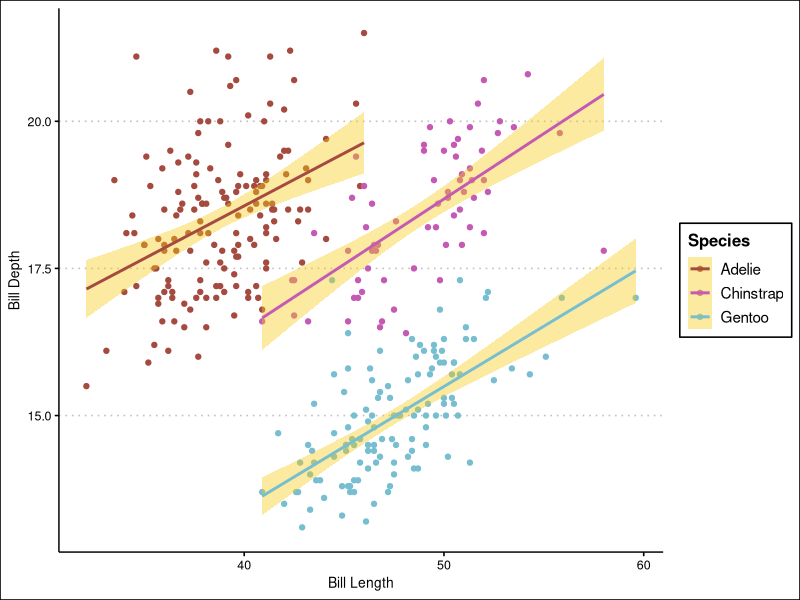
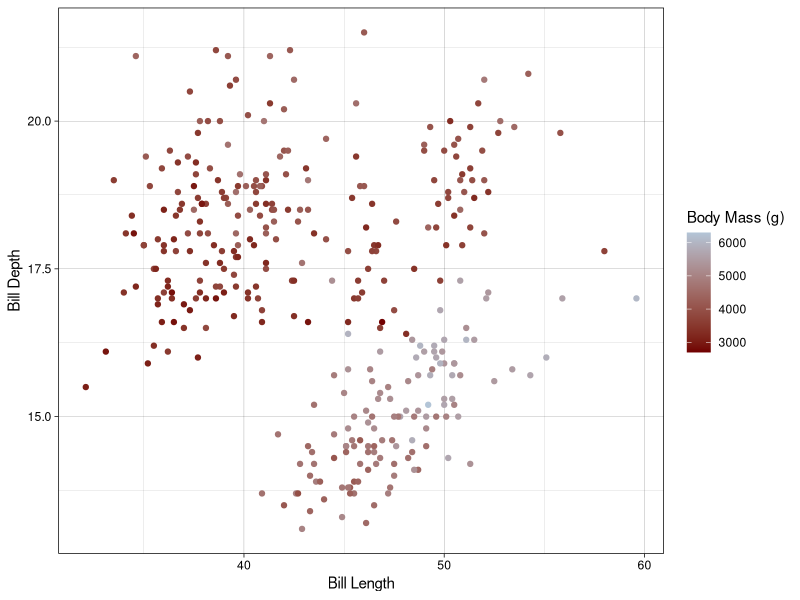
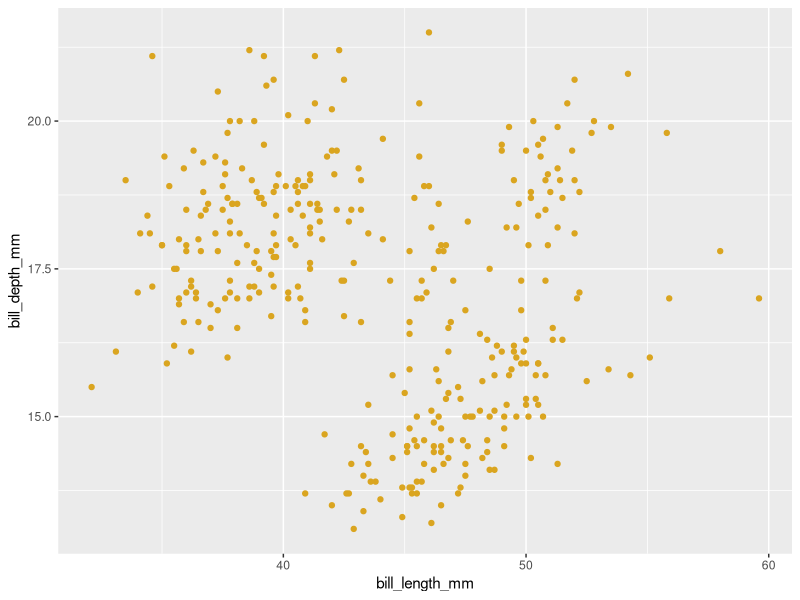
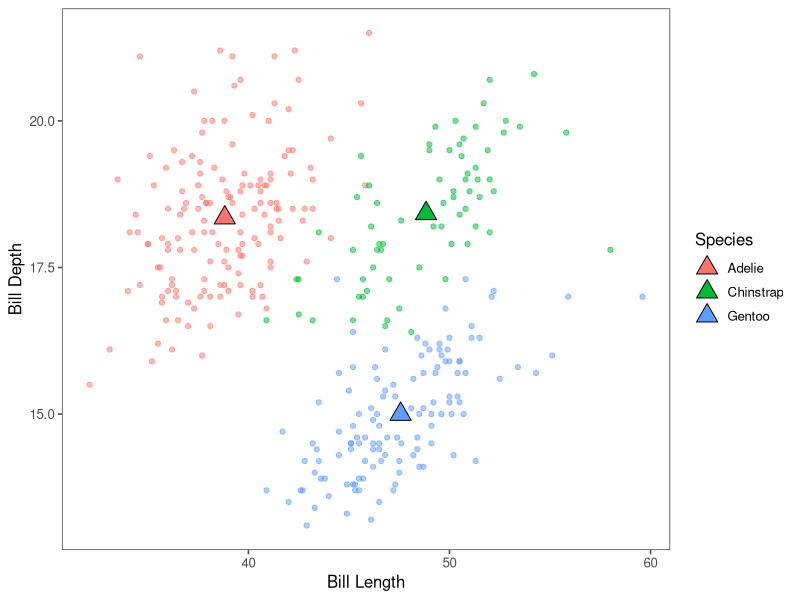
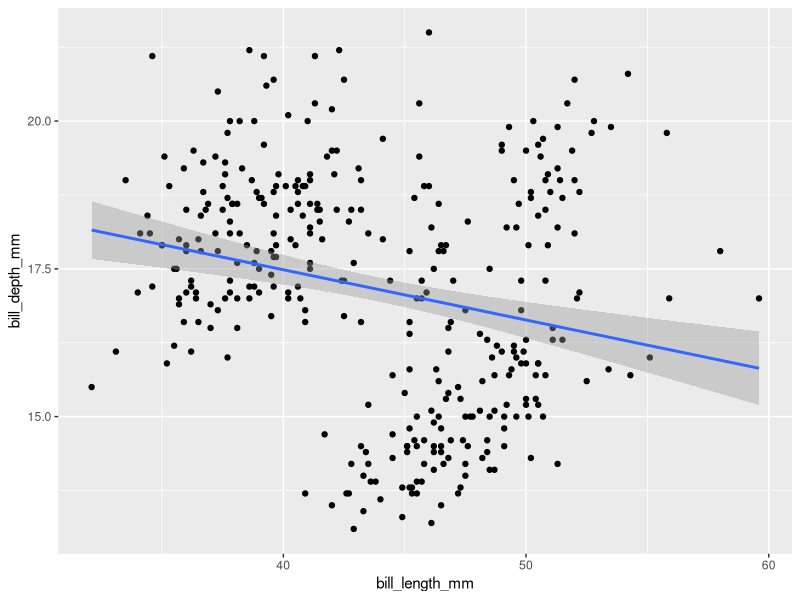
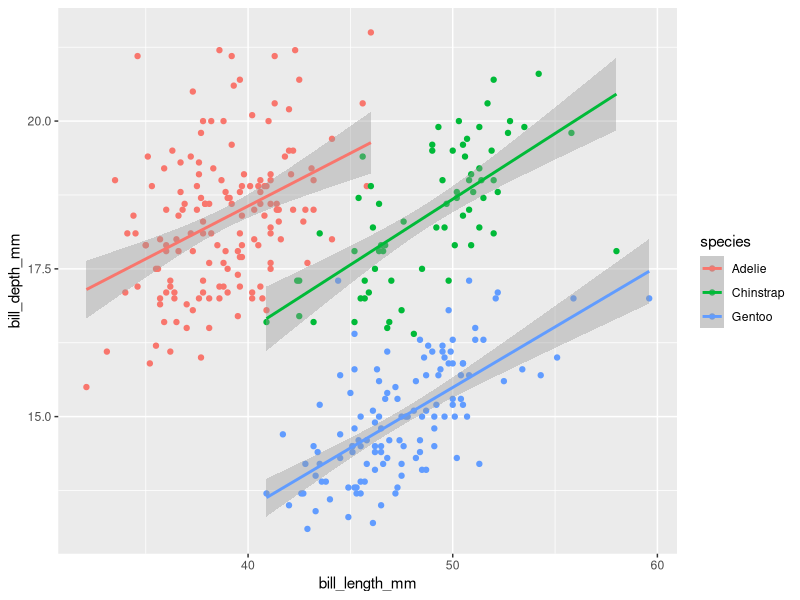
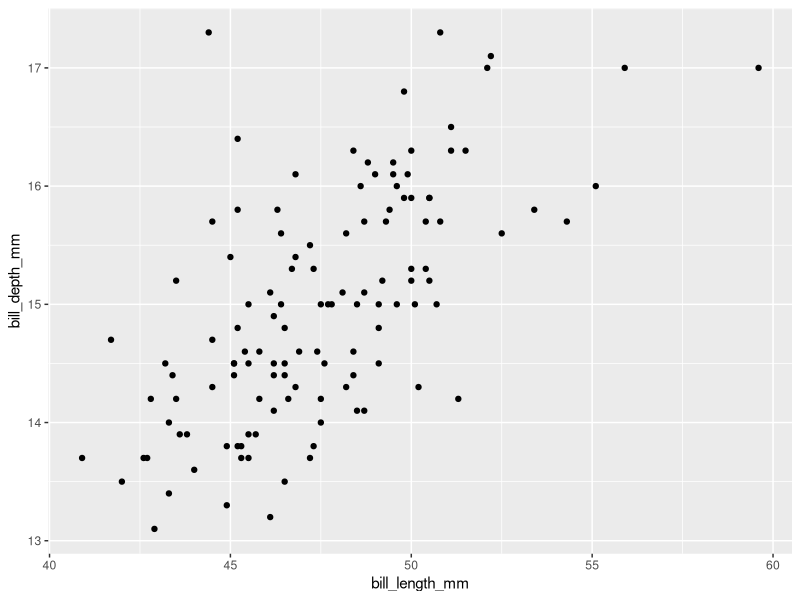
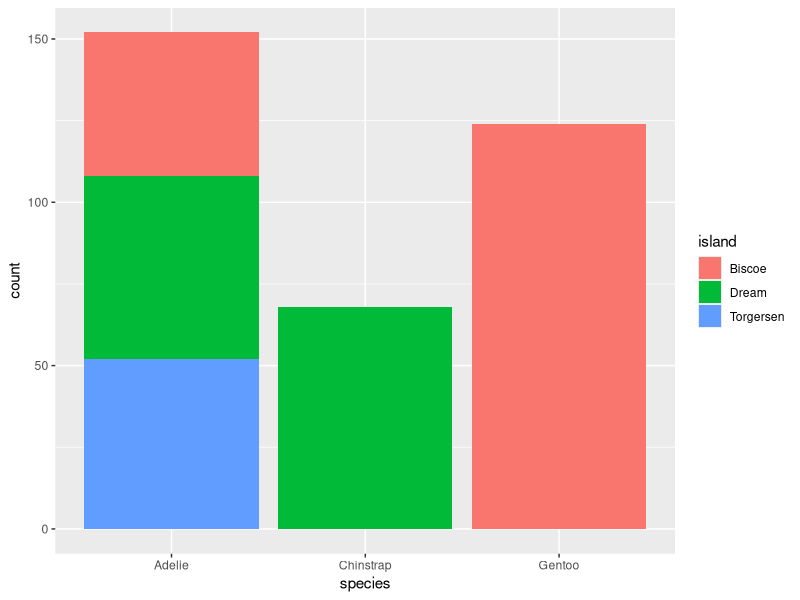

These charts were generated, in order, by the following R code:
## ---- chunk 1
#| eval: true
#| echo: true
#| message: false
#| warning: false
# load packages ----
library(tidyverse)
library(palmerpenguins)
## ---- chunk 2
# create some untidy temperature data ----
temp_data_wide <- tribble(
  ~date, ~station1, ~station2,  ~station3,
  "2023-10-01", 30.1, 29.8,  31.2,
  "2023-11-01", 28.6, 29.1,  33.4,
  "2023-12-01", 29.9, 28.5,  32.3
)

# print it out ----
print(temp_data_wide)
## ---- chunk 3
# convert data from wide > long ----
temp_data_long <- temp_data_wide |> 
  pivot_longer(cols = starts_with("station"),
               names_to = "station_id",
               values_to = "temp_c")

# print it out ----
print(temp_data_long)
## ---- chunk 4
penguins
## ---- chunk 5
#| warning: false
#| message: false
#..........scatter plot with custom categorical colors...........
ggplot(penguins, aes(x = bill_length_mm, y = bill_depth_mm, color = species))+
  geom_point()+
  geom_smooth(method = 'lm', fill = "#F7CB15")+
  labs(x = 'Bill Length',
       y = 'Bill Depth',
       color = 'Species')+
  scale_color_manual(values = c('#A44A3F', '#C45AB3', '#76BED0'))+
  ggthemes::theme_clean()
## ---- chunk 6
#| warning: false
#...........scatter plot with custom continuous colors...........
ggplot(penguins, aes(x = bill_length_mm, y = bill_depth_mm, color = body_mass_g)) + 
  geom_point()+
  scale_color_gradient(low =  '#710000', high = "#B3C5D7")+
  labs(x = 'Bill Length',
       y = 'Bill Depth',
       color = 'Body Mass (g)')+
  theme_linedraw()
## ---- chunk 7
#| warning: false
#................scatter plot with all blue points...............
ggplot(penguins, aes(x = bill_length_mm, y = bill_depth_mm)) + 
  geom_point(color = 'goldenrod')
## ---- chunk 8
#| warning: false
#| message: false
#..............create a separate penguins_summary df.............
penguins_summary <- penguins %>% 
  drop_na() %>% 
  group_by(species) %>% 
  summarize(
    mean_bill_length_mm = mean(bill_length_mm),
    mean_bill_depth_mm = mean(bill_depth_mm)
  )

#..........create ggplot with layers from different dfs..........
ggplot()+
  geom_point(data = penguins, 
             mapping = aes(x = bill_length_mm,
                           y = bill_depth_mm,
                           color = species),
             alpha = .5)+
  geom_point(data = penguins_summary, 
             aes(mean_bill_length_mm,
                 mean_bill_depth_mm,
                 fill = species),
             size = 5, 
             shape = 24)+
  labs(x = 'Bill Length',
       y = 'Bill Depth',
       color = 'Species',
       fill = 'Species')+
  ggthemes::theme_few()
## ---- chunk 9
#| warning: false
#| message: false
#.............scatterplot with lms fitted to species.............
ggplot(penguins, aes(x = bill_length_mm, y = bill_depth_mm)) +
  geom_point()+
  geom_smooth(method = 'lm')
## ---- chunk 10
#| warning: false
#| message: false
#..........scatterplot with lm fitted to entire data set.........
ggplot(penguins, aes(x = bill_length_mm, y = bill_depth_mm, color = species)) +
  geom_point()+
  geom_smooth(method = 'lm')
## ---- chunk 11
#| warning: false
#........filter for Gentoo penguins, then pipe into ggplot.......
penguins %>% 
  filter(species == 'Gentoo') %>% 
  ggplot(aes(x = bill_length_mm, y = bill_depth_mm))+
  geom_point()
## ---- chunk 12
#| warning: false
#...................bar plot with default stat...................
ggplot(penguins, aes (x = species, fill = island))+
  geom_bar()
## ---- chunk 13
#| warning: false

#........................new summarized df.......................
penguin_summary <- penguins |> 
  count(species) 

#..create bar heights based on `identity` of values in `n` col...
ggplot(penguin_summary, aes(x = species, y = n))+
  geom_bar(stat = 'identity')
## ---- chunk 14
#| warning: false
#........................default position........................
ggplot(penguins, aes (x = species, fill = island))+
  geom_bar(position = 'dodge')
## ---- chunk 15
#| warning: false
#..........................position fill.........................
ggplot(penguins, aes(x = species, fill = island)) +
  geom_bar(position = "fill") 
## ---- chunk 16
#| warning: false
#.........................position dodge.........................
ggplot(penguins, aes(x = species, fill = island)) +
  geom_bar(position = "dodge") 
## ---- chunk 17
#| warning: false
#.......................position functions.......................
ggplot(penguins, aes(x = species, fill = island)) +
  geom_bar(position = position_dodge2(preserve = 'single')) 
## ---- chunk 18
#| warning: false
#....................default coordinate system...................
ggplot(penguins, aes(x = species)) +
  geom_bar()+
  coord_cartesian()
## ---- chunk 19
#| warning: false
#............................flip axes...........................
ggplot(penguins, aes(x = species)) +
  geom_bar()+
  coord_flip()
## ---- chunk 20
#| warning: false
#........................polar coordinates.......................
ggplot(penguins, aes(x = species)) +
  geom_bar()+
  coord_polar()
## ---- chunk 21
#| warning: false
#..................premade theme + custom theme..................
ggplot(penguins, aes(x = species)) +
  geom_bar()+
  ggthemes::theme_clean()
## ---- chunk 22
histogram <- ggplot(penguins, aes(x = flipper_length_mm, fill = species))+
  geom_histogram(position = 'identity', alpha = .5)+
  scale_fill_manual(values = c('#A44A3F', '#C45AB3', '#76BED0'))+
  labs(x = 'Flipper Length',
      y = 'Count',
      fill = 'Species')+
  facet_wrap(~species, ncol = 1)+
  ggthemes::theme_clean()
## ---- chunk 23
#| warning: false
#| message: false
#......................labels & facet wrap.......................
scatter <- ggplot(penguins, aes(x = flipper_length_mm, y = bill_depth_mm, color = species))+
  geom_point()+
  geom_smooth(method = 'lm', fill = "#F7CB15")+
  labs(x = 'Bill Length',
       y = 'Bill Depth',
       color = 'Species')+
  scale_color_manual(values = c('#A44A3F', '#C45AB3', '#76BED0'))+
  ggthemes::theme_clean()+
  facet_wrap(~island)
## ---- chunk 24
#| warning: false
#| message: false
library(patchwork)

(histogram/scatter)+ 
  plot_annotation(title = 'Pengwang',
                  theme = theme(plot.title = element_text(size = 16)))
